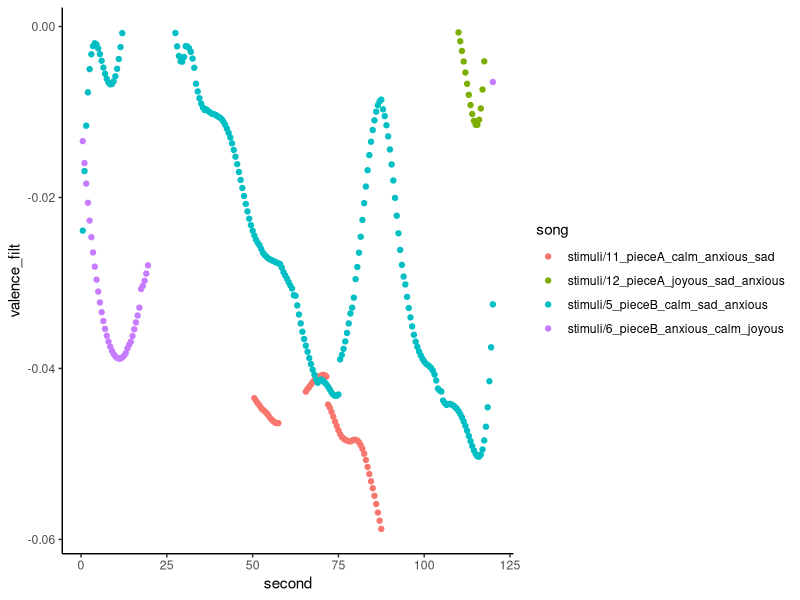
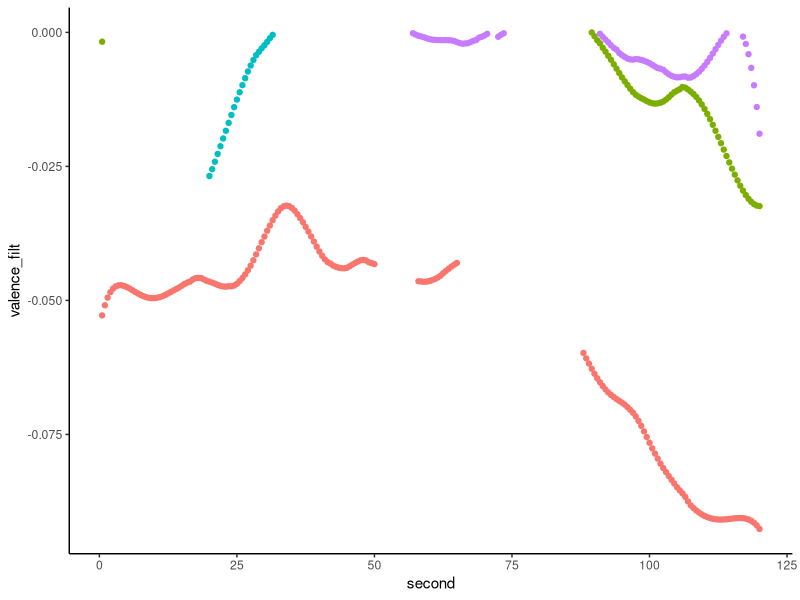
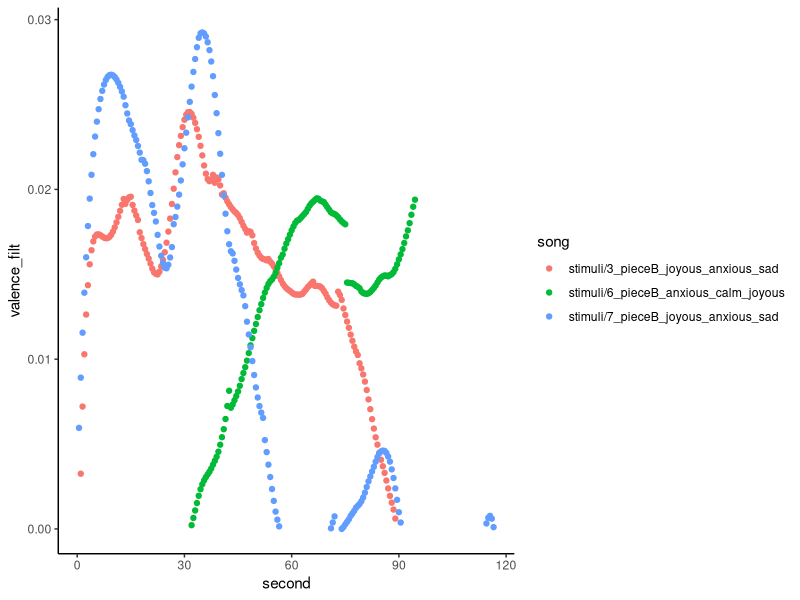
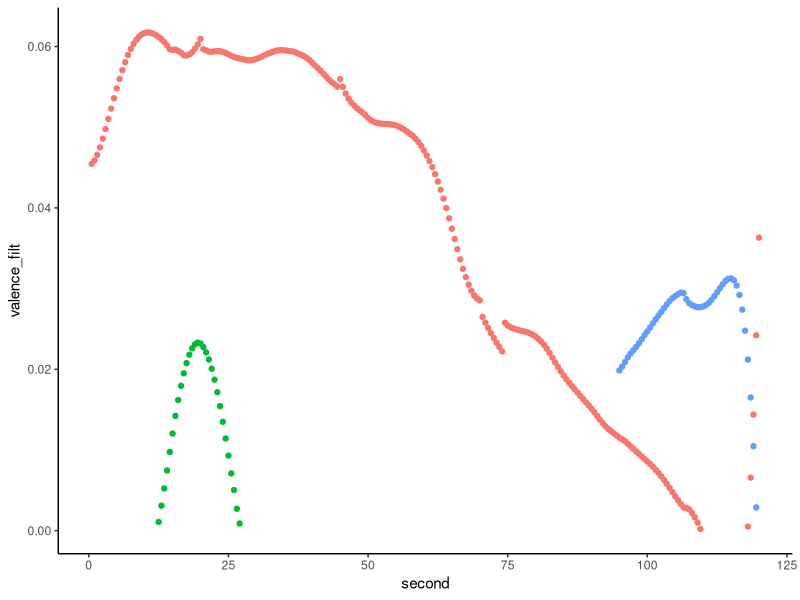
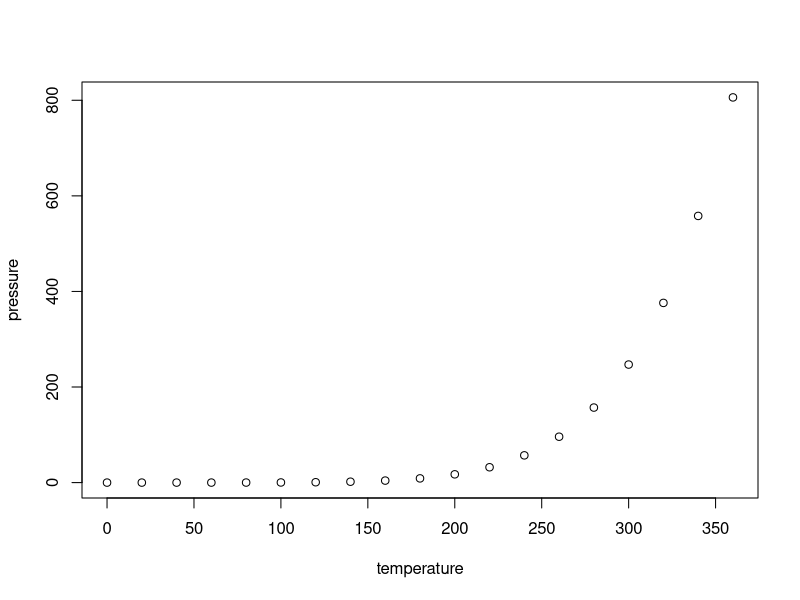

Reproduce these figures in R, in order.
## ---- chunk 1
knitr::opts_chunk$set(echo = TRUE)
## ---- chunk 2
library(tidyverse)
## ---- chunk 3
data <- read.csv("../stimuli/sachs/SourceData_1.csv")

negative_potential_stims <- data %>%
  subset(song == 'stimuli/3_pieceB_joyous_anxious_sad' | song == 'stimuli/5_pieceB_calm_sad_anxious' | song == 'stimuli/6_pieceB_anxious_calm_joyous' | song == 'stimuli/7_pieceB_joyous_anxious_sad' | song == 'stimuli/11_pieceA_calm_anxious_sad' | song == 'stimuli/12_pieceA_joyous_sad_anxious')

neg_neg_portions <- negative_potential_stims %>%
  subset(valence_filt < 0) %>%
  subset(arousal_filt < 0)

ggplot(data=neg_neg_portions,
       aes(x = second, y = valence_filt)) +
theme_classic() +
  geom_point(aes(color = song))
  #theme(legend.position = "none") #uncomment this for a clearer timing est

neg_pos_portions <- negative_potential_stims %>%
  subset(valence_filt < 0) %>%
  subset(arousal_filt > 0)

ggplot(data=neg_pos_portions,
       aes(x = second, y = valence_filt)) +
theme_classic() +
  geom_point(aes(color = song)) +
  theme(legend.position = "none") #uncomment this  for a clearer timing est

pos_pos_portions <- negative_potential_stims %>%
  subset(valence_filt > 0) %>%
  subset(arousal_filt > 0)

ggplot(data=pos_pos_portions,
       aes(x = second, y = valence_filt)) +
theme_classic() +
  geom_point(aes(color = song))

pos_neg_portions <- negative_potential_stims %>%
  subset(valence_filt > 0) %>%
  subset(arousal_filt < 0)

ggplot(data=pos_neg_portions,
       aes(x = second, y = valence_filt)) +
theme_classic() +
  geom_point(aes(color = song)) +
  theme(legend.position = "none") #uncomment this for a clearer timing est


#next steps: double check no transitional periods (maybe after cropping), figure out length to crop at (maybe start w/ 10 or 8 s?)
#in the Nook psych science paper, visual stims were presented for 6s (we'd prob want more but maybe not too much more)
## ---- chunk 4
summary(cars)
## ---- chunk 5
plot(pressure)
